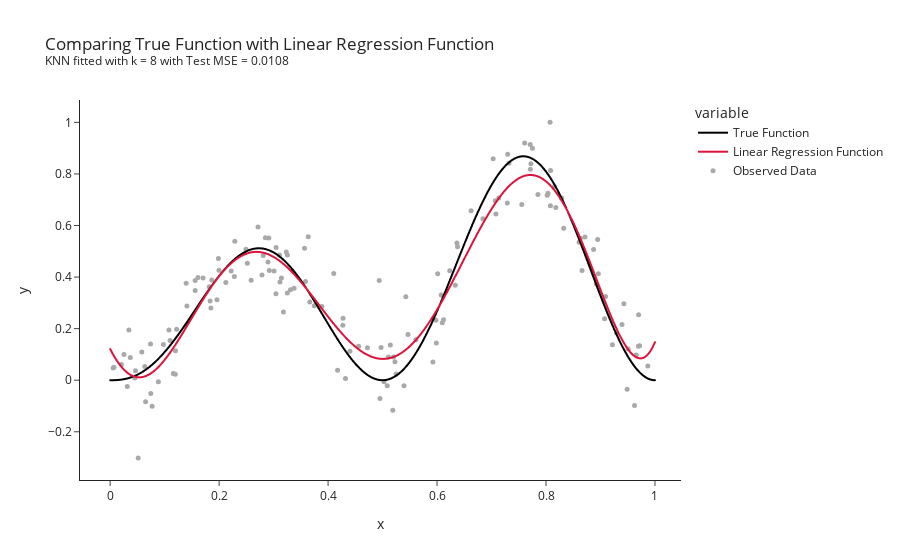

Source (notebook cell):
### Code cell
function_df = pd.DataFrame()
function_df['Values'] = np.linspace(0, 1, 1000)
function_df['True Function'] = f(function_df['Values'])
function_df['Linear Regression Function'] = model.predict(PolynomialFeatures(degree = best_degree, include_bias=False).fit_transform(function_df[['Values']]))

fig = px.line(function_df,
              x = function_df['Values'],
              y = ['True Function', 'Linear Regression Function'],
              template = 'simple_white',
              color_discrete_sequence=['black', 'crimson'],
              labels={"Values": "x", 'value': 'y'},
              title = f'Comparing True Function with Linear Regression Function<br><sup>KNN fitted with k = {best_degree} with Test MSE = {mse_test:.4f}</sup>')
fig.add_scatter(x = x,
                y = y,
                mode="markers",
                marker=dict(size=5, 
                            color="darkgray"),
                hoverinfo="skip",
                name="Observed Data")
fig.show()

### Figure 1 — Plotly figure (JSON) as saved in the notebook; plotly's stock layout.template omitted (floating-point values rounded to 4 significant figures; data arrays with more than 128 entries replaced by an {"elided": "..."} marker saying what was removed)
{"data": [{"hovertemplate": "variable=True Function<br>x=%{x}<br>y=%{y}<extra></extra>", "legendgroup": "True Function", "line": {"color": "black", "dash": "solid"}, "marker": {"symbol": "circle"}, "mode": "lines", "name": "True Function", "showlegend": true, "type": "scattergl", "x": {"elided": "1000 float values"}, "xaxis": "x", "y": {"elided": "1000 float values"}, "yaxis": "y"}, {"hovertemplate": "variable=Linear Regression Function<br>x=%{x}<br>y=%{y}<extra></extra>", "legendgroup": "Linear Regression Function", "line": {"color": "crimson", "dash": "solid"}, "marker": {"symbol": "circle"}, "mode": "lines", "name": "Linear Regression Function", "showlegend": true, "type": "scattergl", "x": {"elided": "1000 float values"}, "xaxis": "x", "y": {"elided": "1000 float values"}, "yaxis": "y"}, {"hoverinfo": "skip", "marker": {"color": "darkgray", "size": 5}, "mode": "markers", "name": "Observed Data", "type": "scatter", "x": {"elided": "150 float values"}, "y": {"elided": "150 float values"}}], "layout": {"legend": {"title": {"text": "variable"}, "tracegroupgap": 0}, "title": {"text": "Comparing True Function with Linear Regression Function<br><sup>KNN fitted with k = 8 with Test MSE = 0.0108</sup>"}, "xaxis": {"anchor": "y", "domain": [0, 1], "title": {"text": "x"}}, "yaxis": {"anchor": "x", "domain": [0, 1], "title": {"text": "y"}}}}
